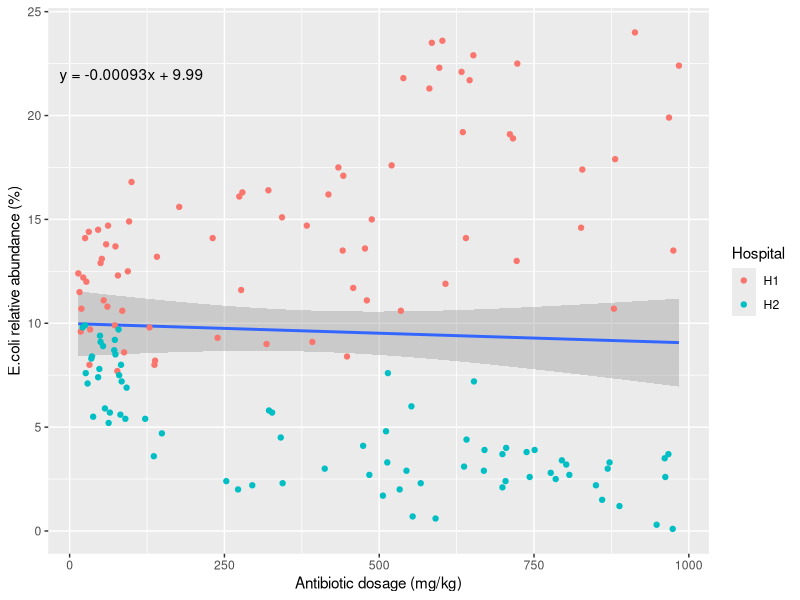
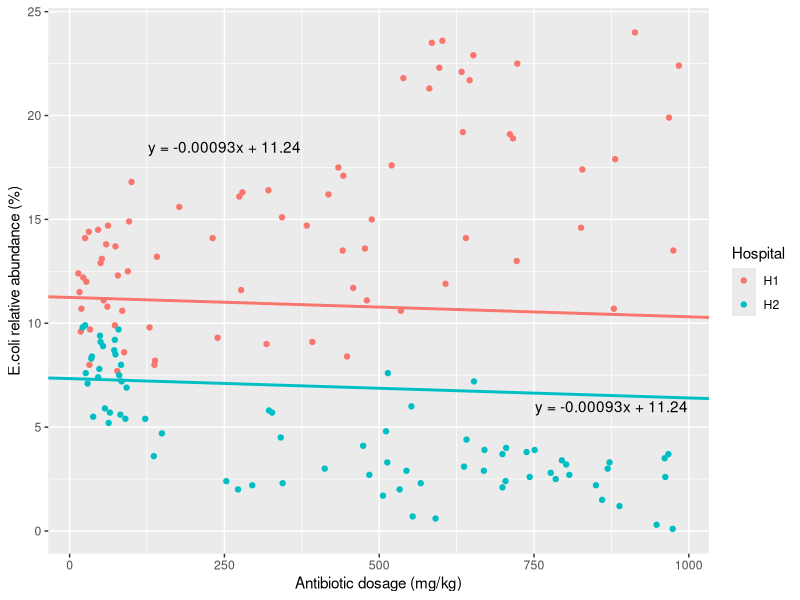
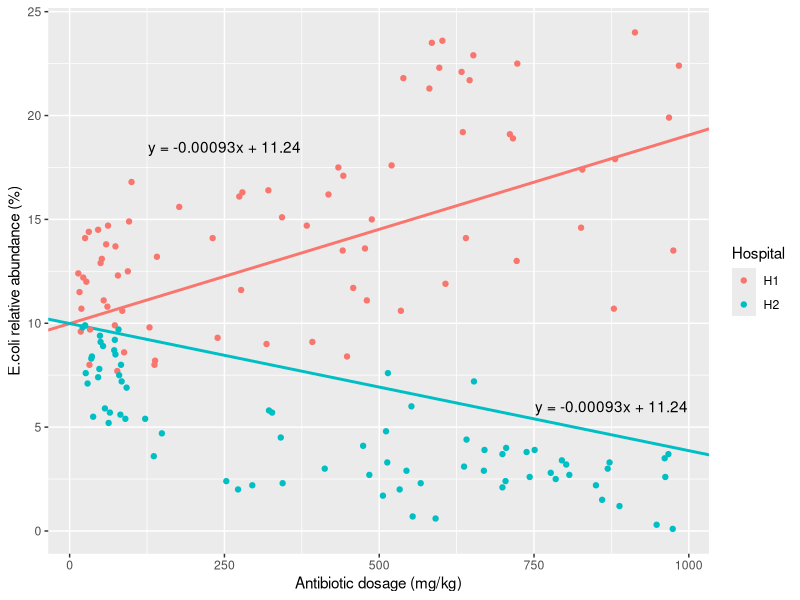
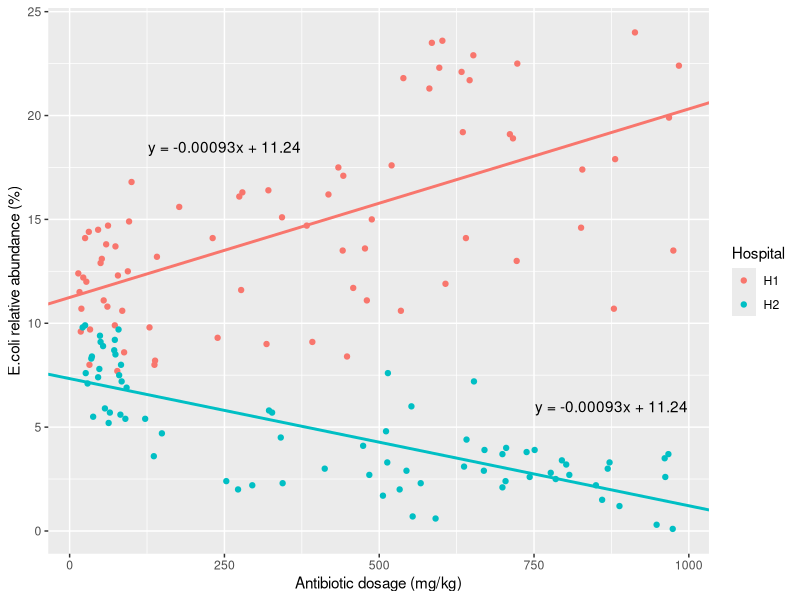

The R source for these figures, in order:
## ---- chunk 1
#Load library so functions run smoothly
library(tidyverse)
## ---- chunk 2
set.seed(222)
Dosage <- c(sample(10:100,25), sample(100:500,25), sample(500:1000,25), 
            sample(10:100,25), sample(100:750,25), sample(500:1000,25))
Ecoli <- c(sample(75:150,25), sample(80:180,25), sample(100:250,25), 
            sample(50:100,25), sample(20:80,25), sample(1:40,25))
Ecoli <- Ecoli/10
#Nest by hospital
Hospital <- c(rep(x = "H1", times = 75), rep(x = "H2", times = 75))
#Tibble
tbl <- tibble::tibble(Dosage, Ecoli, Hospital)
set.seed(NULL)
## ---- chunk 3
#linear rgession
#Calculate linear model
ecoli_lm <- lm(Ecoli ~ Dosage, data = tbl)
#Intercept and gradient
c <- ecoli_lm$coefficients[1]
m <- ecoli_lm$coefficients[2]
#equation
lm_equation <- stringr::str_c(
    "y = ", as.character(round(m, digits=5)),"x + ",as.character(round(c,digits=2))
)
#plot
tbl |>
    ggplot2::ggplot(aes(x=Dosage, y=Ecoli)) +
    ggplot2::geom_smooth(method='lm', formula= y~x) +
    ggplot2::geom_point(aes(color=Hospital)) +
    ggplot2::annotate("text", x = 100, y = 22, label = lm_equation) +
    ggplot2::labs(x = "Antibiotic dosage (mg/kg)", y = "E.coli relative abundance (%)")
## ---- chunk 4
#filter tbl
h1_tbl <- tbl |> dplyr::filter(Hospital=="H1")
h2_tbl <- tbl |> dplyr::filter(Hospital=="H2")
#linear regressions
#Calculate linear model
ecoli_lm <- lm(Ecoli ~ Dosage, data = tbl)
#Intercept and gradient
c <- ecoli_lm$coefficients[1]
m <- ecoli_lm$coefficients[2]
#Hospital 1 linear model
h1_lm <- lm(Ecoli ~ Dosage, data = h1_tbl)
#Intercept and gradient
h1_c <- h1_lm$coefficients[1]
h1_m <- h1_lm$coefficients[2]
#AMR Calculate linear model
h2_lm <- lm(Ecoli ~ Dosage, data = h2_tbl)
#Intercept and gradient
h2_c <- h2_lm$coefficients[1]
h2_m <- h2_lm$coefficients[2]
#equation
h1_lm_equation <- stringr::str_c(
    "y = ", as.character(round(m, digits=5)),"x + ",as.character(round(h1_c,digits=2))
)
h2_lm_equation <- stringr::str_c(
    "y = ", as.character(round(m, digits=5)),"x + ",as.character(round(h1_c,digits=2))
)
#plot
tbl |>  ggplot2::ggplot(aes(x=Dosage, y=Ecoli)) +
    ggplot2::geom_abline(slope = m, intercept = h1_c, color = "#f8766d", size=1) +
    ggplot2::geom_abline(slope = m, intercept=h2_c, color = "#00bfc4", size = 1) +
    ggplot2::geom_point(aes(color=Hospital)) +
    ggplot2::annotate("text", x = 250, y = 18.5, label = h1_lm_equation) +
    ggplot2::annotate("text", x = 875, y = 6, label = h2_lm_equation) +
    ggplot2::labs(x = "Antibiotic dosage (mg/kg)", y = "E.coli relative abundance (%)")
## ---- chunk 5
#filter tbl
h1_tbl <- tbl |> dplyr::filter(Hospital=="H1")
h2_tbl <- tbl |> dplyr::filter(Hospital=="H2")
#linear regressions
#Calculate linear model
ecoli_lm <- lm(Ecoli ~ Dosage, data = tbl)
#Intercept and gradient
c <- ecoli_lm$coefficients[1]
m <- ecoli_lm$coefficients[2]
#Hospital 1 linear model
h1_lm <- lm(Ecoli ~ Dosage, data = h1_tbl)
#Intercept and gradient
h1_c <- h1_lm$coefficients[1]
h1_m <- h1_lm$coefficients[2]
#AMR Calculate linear model
h2_lm <- lm(Ecoli ~ Dosage, data = h2_tbl)
#Intercept and gradient
h2_c <- h2_lm$coefficients[1]
h2_m <- h2_lm$coefficients[2]
#equation
h1_lm_equation <- stringr::str_c(
    "y = ", as.character(round(m, digits=5)),"x + ",as.character(round(h1_c,digits=2))
)
h2_lm_equation <- stringr::str_c(
    "y = ", as.character(round(m, digits=5)),"x + ",as.character(round(h1_c,digits=2))
)
#plot
tbl |>  ggplot2::ggplot(aes(x=Dosage, y=Ecoli)) +
    ggplot2::geom_abline(slope = h1_m, intercept = c, color = "#f8766d", size=1) +
    ggplot2::geom_abline(slope = h2_m, intercept=c, color = "#00bfc4", size = 1) +
    ggplot2::geom_point(aes(color=Hospital)) +
    ggplot2::annotate("text", x = 250, y = 18.5, label = h1_lm_equation) +
    ggplot2::annotate("text", x = 875, y = 6, label = h2_lm_equation) +
    ggplot2::labs(x = "Antibiotic dosage (mg/kg)", y = "E.coli relative abundance (%)")
## ---- chunk 6
#filter tbl
h1_tbl <- tbl |> dplyr::filter(Hospital=="H1")
h2_tbl <- tbl |> dplyr::filter(Hospital=="H2")
#linear regressions
#Calculate linear model
ecoli_lm <- lm(Ecoli ~ Dosage, data = tbl)
#Intercept and gradient
c <- ecoli_lm$coefficients[1]
m <- ecoli_lm$coefficients[2]
#Hospital 1 linear model
h1_lm <- lm(Ecoli ~ Dosage, data = h1_tbl)
#Intercept and gradient
h1_c <- h1_lm$coefficients[1]
h1_m <- h1_lm$coefficients[2]
#AMR Calculate linear model
h2_lm <- lm(Ecoli ~ Dosage, data = h2_tbl)
#Intercept and gradient
h2_c <- h2_lm$coefficients[1]
h2_m <- h2_lm$coefficients[2]
#equation
h1_lm_equation <- stringr::str_c(
    "y = ", as.character(round(m, digits=5)),"x + ",as.character(round(h1_c,digits=2))
)
h2_lm_equation <- stringr::str_c(
    "y = ", as.character(round(m, digits=5)),"x + ",as.character(round(h1_c,digits=2))
)
#plot
tbl |>  ggplot2::ggplot(aes(x=Dosage, y=Ecoli)) +
    ggplot2::geom_abline(slope = h1_m, intercept = h1_c, color = "#f8766d", size=1) +
    ggplot2::geom_abline(slope = h2_m, intercept=h2_c, color = "#00bfc4", size = 1) +
    ggplot2::geom_point(aes(color=Hospital)) +
    ggplot2::annotate("text", x = 250, y = 18.5, label = h1_lm_equation) +
    ggplot2::annotate("text", x = 875, y = 6, label = h2_lm_equation) +
    ggplot2::labs(x = "Antibiotic dosage (mg/kg)", y = "E.coli relative abundance (%)")
